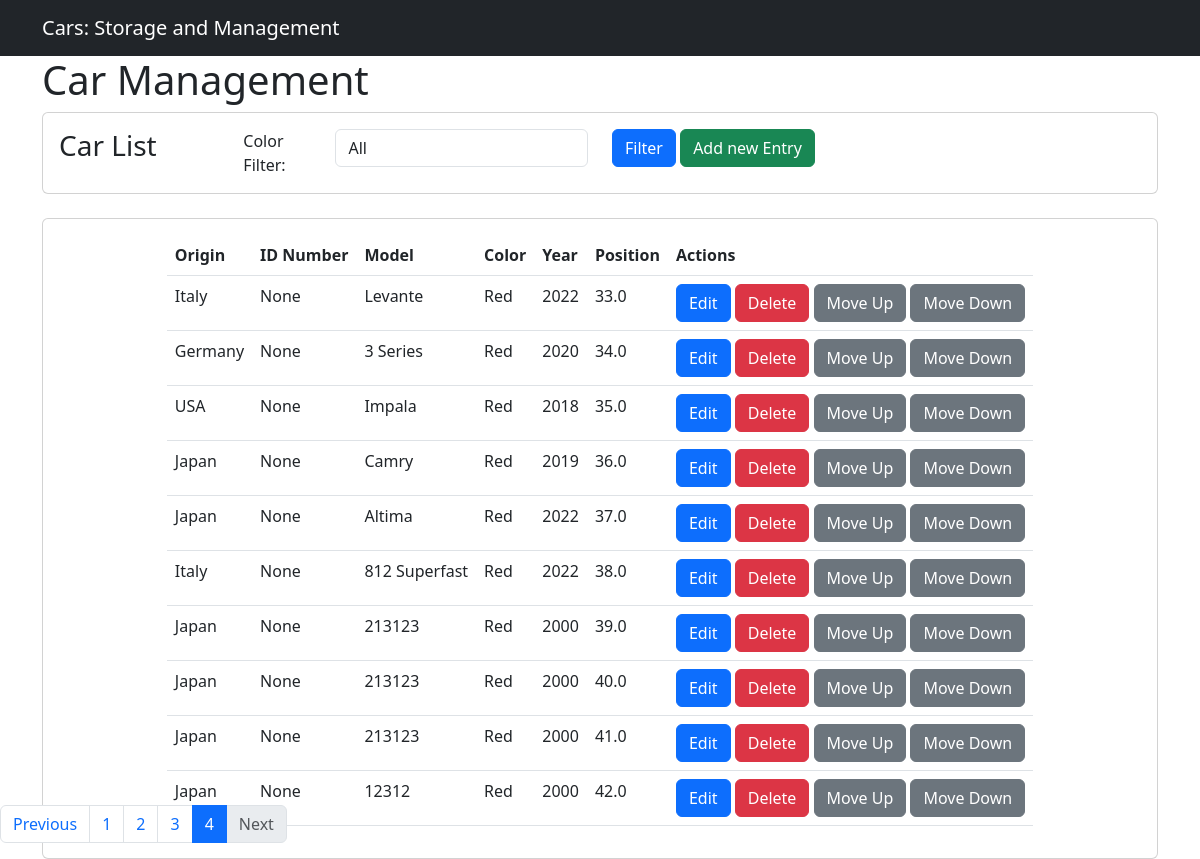
The page /?color=&page=4 on the database its author committed.
### car_app/models.py (models this page shows, shortened)
class Car(models.Model):
    origin = models.CharField(max_length=50)
    brand = models.CharField(max_length=50,choices=Brands,default=None)
    model = models.CharField(max_length=50)
    year = models.CharField(max_length=4)
    color = models.CharField(max_length=50,choices=Colors,default=None)
    position=models.FloatField(max_length=50,default=0)
    class Meta:
        ordering = ['position','id']

### car_app/views.py (the view)
# urls.py: path('', views.car_list, name='car_list'),
def car_list(request):
    cars = Car.objects.all()
    colors = Car.objects.order_by().values_list('color', flat=True).distinct()
    selected_color = request.GET.get('color','')
    if selected_color:
        cars = cars.filter(color=selected_color)
    cars = cars.order_by('position', 'id')
    paginator = Paginator(cars, 10)
    page_number = request.GET.get('page')
    cars = paginator.get_page(page_number)
    return render(request, 'car_list.html', {'cars': cars, 'colors': colors, 'selected_color': selected_color})

### car_app/templates/car_list.html (shortened to what this page needs)
{% extends 'base.html' %}
{% block content %}
    <div class="container">
        <h1>Car Management</h1>
        <div class="card" style="width:100%; position:relative; z-index:1;">
            <div class="card-body">
                <form method="get">
                    <div class="row">
                        <div class="col-md-2">
                         <h3 class="card-title">Car List</h3>
                        </div>
                        <div class="col-md-1">
                            <a style="padding-top:2px;">Color Filter:</a>
                           </div>
                        <div class="col-md-3">
                            <select id="color-select" name="color" class="form-control">
                                <option value="">All</option>
                            </select>
                        </div>
                        <div class="col-md-6">
                            <button type="submit" class="btn btn-primary">Filter</button>
                            <button type="button" onclick="window.location.href='{% url 'car_new'%}'" class="btn btn-success">Add new Entry</button>
                        </div>
                      </div>
                </form>
            </div>
        </div>
        <br>
        <div class="card d-flex align-items-center justify-content-center "style="overflow:auto;">
            <div class="card-body">
                <table class="table" id="car_table">
                    <thead >
                        <tr>
                            <th>Origin</th>
                            <th>ID Number</th>
                            <th>Model</th>
                            <th>Color</th>
                            <th>Year</th>
                            <th>Position</th>
                            <th>Actions</th>
                        </tr>
                    </thead>
                    <tbody>
                        {% for car in cars %}
                        <tr data-item-id="{{car.pk}}">
                            <td>{{ car.origin }}</td>
                            <td>{{ car.pk }}</td>
                            <td>{{ car.model }}</td>
                            <td>{{ car.color }}</td>
                            <td>{{ car.year }}</td>
                            <td>{{ car.position }}</td>
                            <td>
                                <a
                                     id="{{car.pk}}"
                                     href='{% url 'car_edit' pk=car.pk %}'
                                     class="btn btn-primary"
                                     data-toggle="modal"
                                     data-target="#carModal">Edit</a>
                                <a href=href='{% url 'car_delete' pk=car.pk %}'
                                    class="btn btn-danger">Delete</a>
                                <a
                                    class="move-up btn btn-secondary"  data-item-id="{{ car.pk }}">Move Up</a>
                                <a  onclick="location.reload();"
                                    class="move-down btn btn-secondary" data-item-id="{{ car.pk }}">Move Down</a>
                            </td>
                        </tr>
                        {% endfor %}
                    </tbody>
                </table>
            </div>
        </div>
                <nav aria-label="Car list navigation fixed" class="fixed-bottom">
                    <ul class="pagination">
                        {% if cars.has_previous %}
                            <li class="page-item"><a class="page-link" href="?color={{ selected_color }}&page={{ cars.previous_page_number }}">Previous</a></li>
                        {% else %}
                            <li class="page-item disabled"><span class="page-link">Previous</span></li>
                        {% endif %}
                        {% for page in cars.paginator.page_range %}
                            {% if page == cars.number %}
                                <li id="current-page" class="page-item active"><span class="page-link">{{ page }}</span></li>
                            {% else %}
                                <li class="page-item"><a class="page-link" href="?color={{ selected_color }}&page={{ page }}">{{ page }}</a></li>
                            {% endif %}
                        {% endfor %}
                        {% if cars.has_next %}
                            <li class="page-item"><a class="page-link" href="?color={{ selected_color }}&page={{ cars.next_page_number }}">Next</a></li>
                        {% else %}
                            <li class="page-item disabled"><span class="page-link">Next</span></li>
                        {% endif %}
                    </ul>
                </nav>
    </div>
  {% endblock %}

### rows shown on the page
Car: origin "USA", pk "None", model "Impala", color "Red", year "2018", position "35.0"
Car: origin "Japan", pk "None", model "Camry", color "Red", year "2019", position "36.0"
Car: origin "Japan", pk "None", model "Altima", color "Red", year "2022", position "37.0"
Car: origin "Italy", pk "None", model "812 Superfast", color "Red", year "2022", position "38.0"

### other values the page prints
{{ car.origin }} "Italy" "Germany" "Japan" "Japan" "Japan" "Japan"
{{ car.pk }} "None" "None" "None" "None" "None" "None"
{{ car.model }} "Levante" "3 Series" "213123" "213123" "213123" "12312"
{{ car.color }} "Red" "Red" "Red" "Red" "Red" "Red"
{{ car.year }} "2022" "2020" "2000" "2000" "2000" "2000"
{{ car.position }} "33.0" "34.0" "39.0" "40.0" "41.0" "42.0"
{{ page }} "1" "2" "3"
{{ page }} "4"
